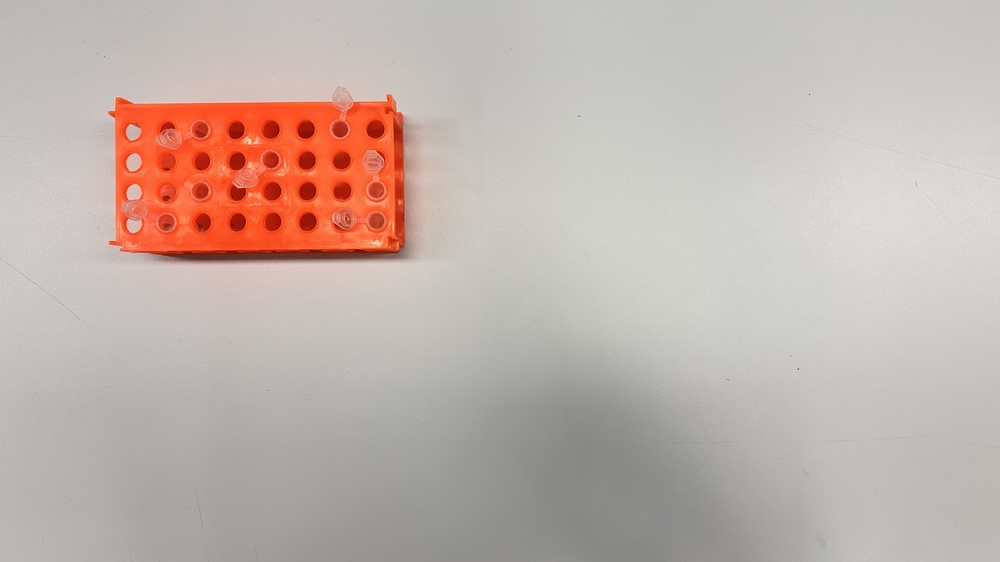
#> input picture imagens/imgteste7.jpg, 1000 x 562 px, shrunk from 4032 x 2268 before the run, found by its file name
$ python Reconhecimento-RectCircle.py
#> lines starting #> are read from the running program, lines starting #| are printed output that depends on the picture; after the words box and inside, x2 and y2 are one past the last pixel; in counts of white or black regions, pixels touching at a corner belong together
import cv2
import numpy as np

image = cv2.imread('imagens\imgteste7.jpg')
#> image is the input picture: shape (562, 1000, 3); mean B, G, R 172.6, 179.4, 193.1
original = image.copy()

gray = cv2.cvtColor(image, cv2.COLOR_BGR2GRAY)
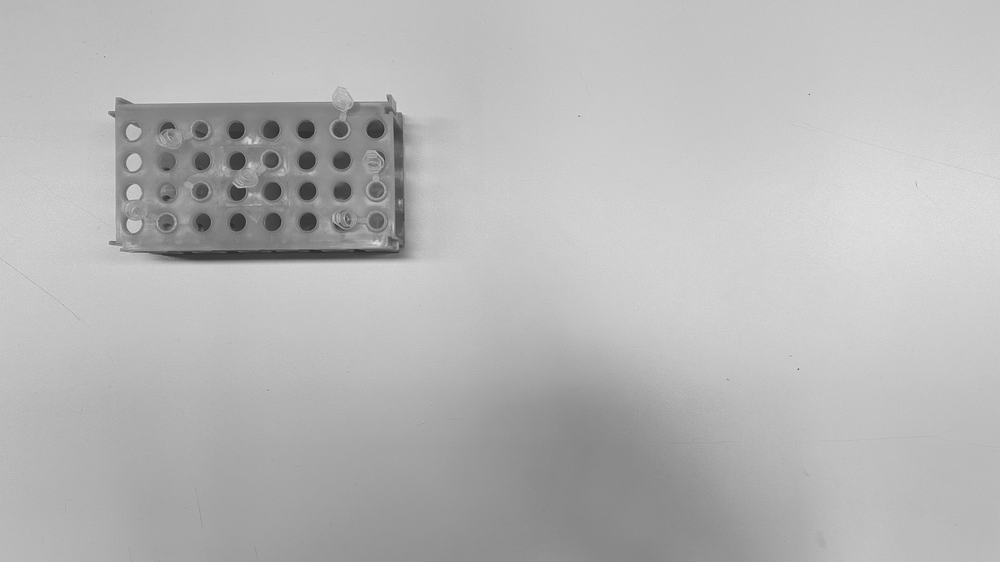
#> gray: shape (562, 1000); min 39, max 227, mean 182.7
blurred = cv2.GaussianBlur(gray, (5, 5), 0)

edges = cv2.Canny(blurred, 30, 90)
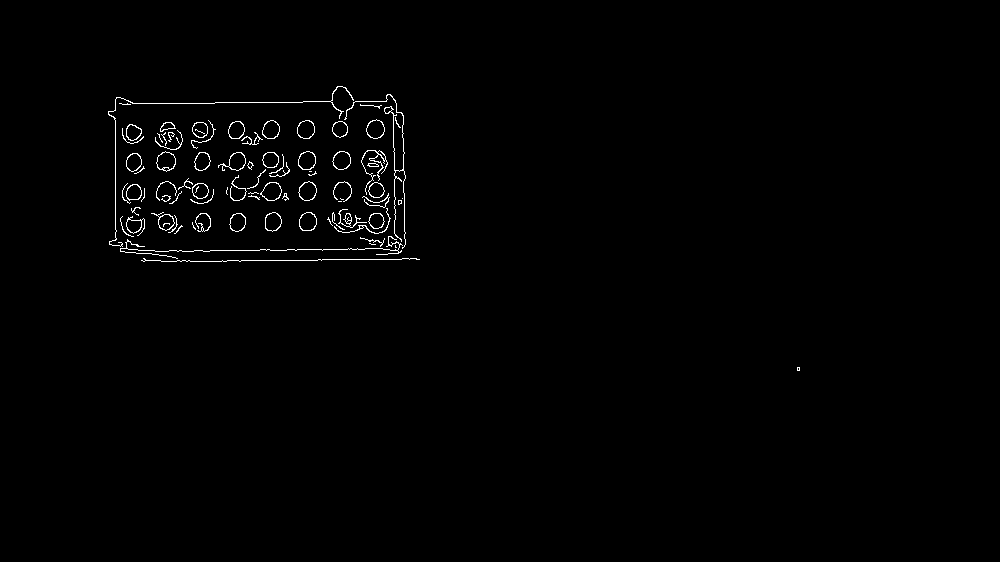
#> edges: shape (562, 1000); 0.89% white in thin lines or dots, all inside (x1, y1, x2, y2) = (108, 86, 800, 371)

contours, _ = cv2.findContours(edges, cv2.RETR_EXTERNAL, cv2.CHAIN_APPROX_SIMPLE)
#> contours = 81 contours, 46 with area under 20; largest, box (x1, y1, x2, y2) and area: (156, 151, 176, 172) 280, (260, 182, 282, 201) 276, (366, 119, 385, 139) 262, (298, 181, 317, 201) 259, (299, 212, 317, 231) 257

max_area = 0
best_rect = None

for contour in contours:
    area = cv2.contourArea(contour)
    if area < 100:
        continue

    peri = cv2.arcLength(contour, True)
    approx = cv2.approxPolyDP(contour, 0.1 * peri, True)

    if len(approx) == 4 and area > max_area:
        max_area = area
        best_rect = approx
        print(f"Found rectangle with area {max_area}")
#> this loop made 81 passes
#> (area, peri, max_area, best_rect) on passes 13, 14, 17, 40, 60: (183.5, 52.04, 183.5, [[371, 214], [370, 225], [381, 227], [382, 215]]), (228, 57.46, 228, [[241, 213], [230, 218], [232, 230], [244, 227]]), (257, 60.63, 257, [[306, 212], [299, 226], [311, 230], [316, 218]]), (276, 65.11, 276, [[269, 182], [260, 194], [274, 200], [281, 189]]), (280.5, 65.7, 280.5, [[165, 151], [156, 163], [166, 171], [175, 158]])
#> (area, peri, approx) on passes 18, 19, 36, 37, 39, 42: (244, 59.46, [[275, 212], [265, 217], [267, 230], [280, 226]]), (196, 87.25, [[151, 213], [162, 229], [174, 223]]), (192, 52.63, [[137, 184], [127, 188], [129, 200], [140, 197]]), (196, 52.63, [[195, 184], [193, 195], [205, 197], [207, 186]]), (183, 51.46, [[374, 182], [368, 191], [379, 197], [384, 190]]), (259, 61.11, [[312, 182], [299, 187], [302, 199], [314, 197]])
#| Found rectangle with area 183.5
#| Found rectangle with area 228.0
#| Found rectangle with area 257.0
#| Found rectangle with area 276.0
#| Found rectangle with area 280.5
#> after the loop, max_area = 280.5

if best_rect is not None:

    cv2.drawContours(image, [best_rect], -1, (0, 255, 0), 2)
#> image: shape (562, 1000, 3); 0.03% of pixels changed, all inside (x1, y1, x2, y2) = (155, 150, 177, 173)

    x, y, w, h = cv2.boundingRect(best_rect)
#> x = 156; y = 151; w = 20; h = 21

    roi = original[y:y+h, x:x+w]
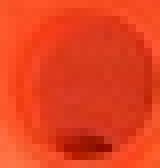
#> roi: shape (21, 20, 3) (shown 8 times larger); mean B, G, R 31.1, 65.5, 229.4
    roi_gray = cv2.cvtColor(roi, cv2.COLOR_BGR2GRAY)
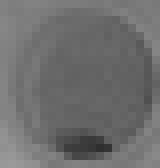
#> roi_gray: shape (21, 20) (shown 8 times larger); min 47, max 154, mean 110.5
    roi_gray = cv2.equalizeHist(roi_gray)
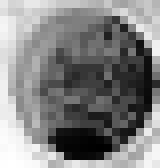
#> roi_gray: shape (21, 20) (shown 8 times larger); min 0, max 255, mean 130.6
    roi_blur = cv2.GaussianBlur(roi_gray, (5, 5), 0)
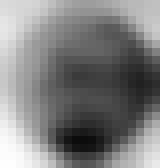
#> roi_blur: shape (21, 20) (shown 8 times larger); min 11, max 253, mean 128

    circles = cv2.HoughCircles(
        roi_blur,
        cv2.HOUGH_GRADIENT,
        dp=1,
        minDist=20,
        param1=50,
        param2=30,
        minRadius=5,
        maxRadius=30
    )
#> circles = None

    if circles is not None:
        circles = np.round(circles[0, :]).astype("int")

        roi_with_circles = roi.copy()
        for (cx, cy, r) in circles:
            cv2.circle(roi_with_circles, (cx, cy), r, (0, 255, 0), 2)
            cv2.circle(roi_with_circles, (cx, cy), 2, (0, 0, 255), 3)

            abs_x = x + cx
            abs_y = y + cy
            print(f"Well at coordinates: ({abs_x}, {abs_y}), radius: {r}")


        cv2.namedWindow("edges", cv2.WINDOW_NORMAL)
        cv2.namedWindow("Detected Tray", cv2.WINDOW_NORMAL)
        cv2.namedWindow("Detected Wells", cv2.WINDOW_NORMAL)

        cv2.imshow("edges", edges)
        cv2.imshow("Detected Tray", image)
        cv2.imshow("Detected Wells", roi_with_circles)
        cv2.waitKey(0)
        cv2.destroyAllWindows()
    else:
        print("No circles detected in the sample tray")
else:
    print("Sample tray not detected")

$ run again, with imagens/imgteste6.jpg copied over imagens/imgteste7.jpg
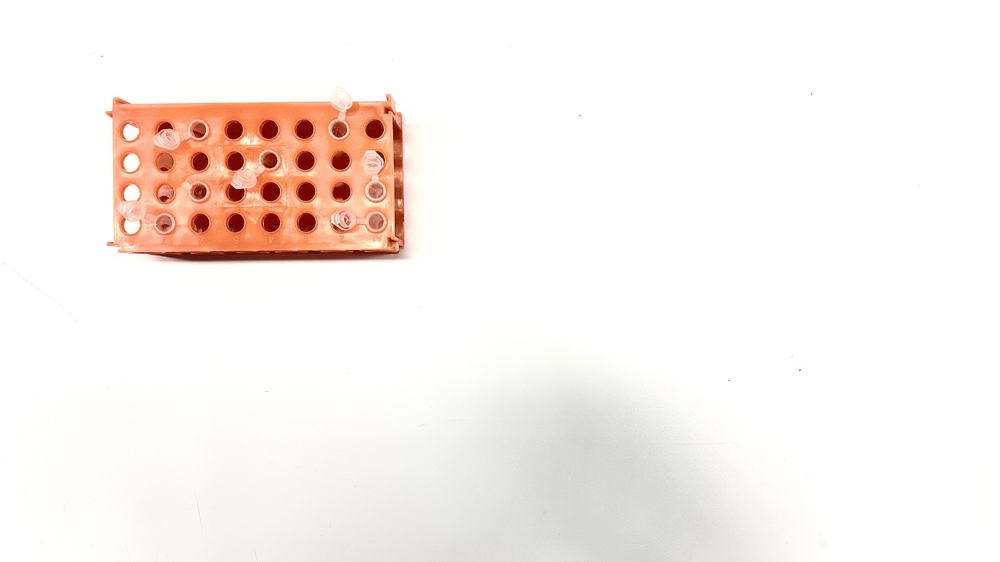
#> input picture imagens/imgteste6.jpg, 1000 x 562 px, shrunk from 4032 x 2268 before the run, found by its file name
#> image is the input picture: shape (562, 1000, 3); mean B, G, R 238.1, 241.9, 249
#> `edges = cv2.Canny(blurred, 30, 90)`:
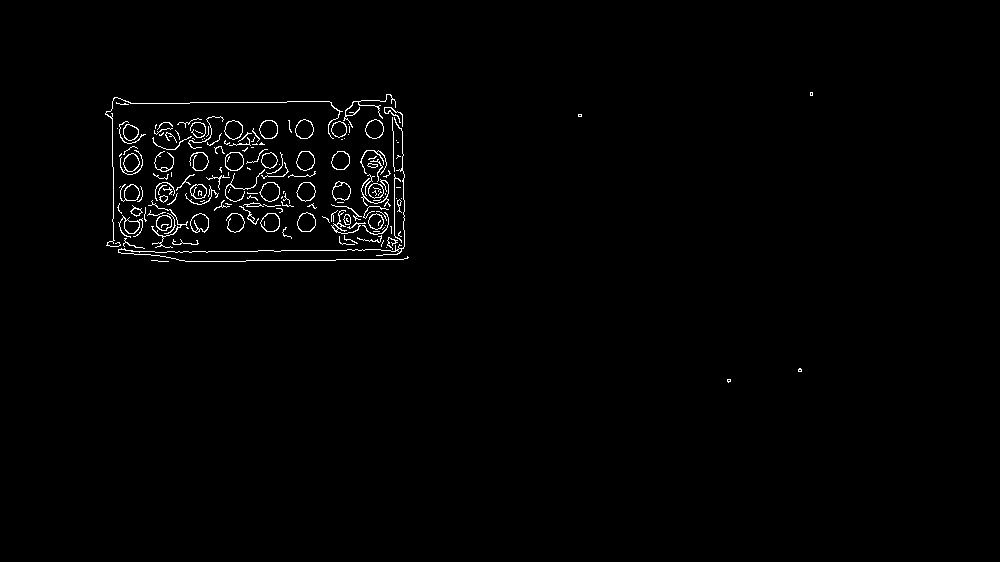
#> edges: shape (562, 1000); 1.2% white in thin lines or dots, all inside (x1, y1, x2, y2) = (105, 92, 813, 383)
#> contours = 158 contours, 120 with area under 20; largest, box (x1, y1, x2, y2) and area: (259, 182, 280, 202) 287, (225, 152, 244, 171) 280, (260, 213, 280, 232) 276, (297, 212, 316, 232) 273, (296, 151, 315, 171) 270
#> the loop `for contour in contours:` made 158 passes
#> (area, peri, max_area, best_rect) on passes 20, 24, 75: (185, 51.8, 185, [[159, 216], [156, 226], [166, 230], [171, 219]]), (275.5, 61.7, 275.5, [[267, 213], [261, 226], [274, 231], [279, 218]]), (287, 65.11, 287, [[267, 182], [259, 192], [271, 201], [279, 187]])
#> (printed output is left out)
#> after the loop `for contour in contours:`: max_area = 287
#> image: shape (562, 1000, 3); 0.03% of pixels changed, all inside (x1, y1, x2, y2) = (258, 181, 281, 203)
#> x = 259; y = 182; w = 21; h = 20
#> `roi_blur = cv2.GaussianBlur(roi_gray, (5, 5), 0)`:
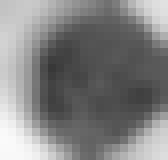
#> roi_blur: shape (20, 21) (shown 8 times larger); min 56, max 250, mean 130.4
#> circles = None
